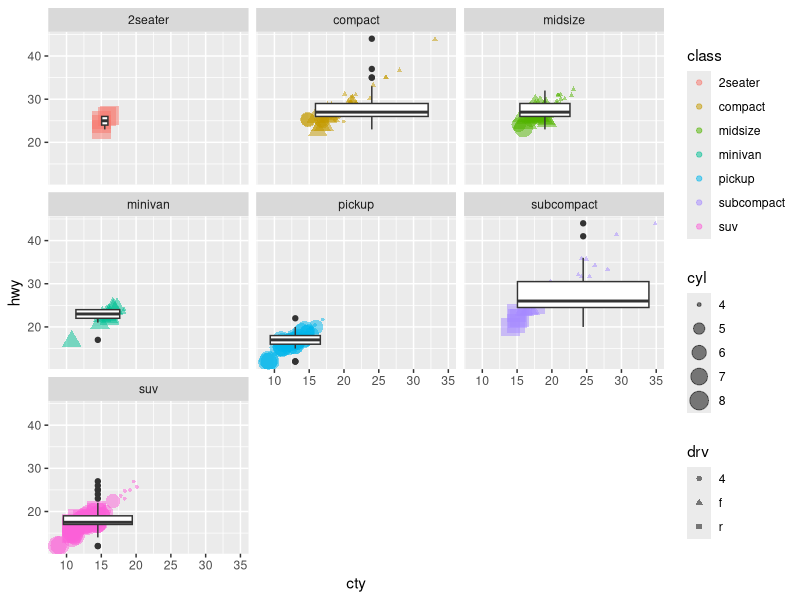

This figure's R source:
#### Review ####
library(ggplot2)
?mpg
head(mpg)
str(mpg)
summary(mpg)
p <- ggplot(mpg, aes(x = cty, y = hwy))
p <- p + geom_point(aes(colour = class, size = cyl, shape = drv), alpha = 0.5, position = "jitter")
p <- p + geom_boxplot()
p <- p + facet_grid(drv ~ cyl)
p <- p + facet_wrap(~ class)
print(p)
reorder(mpg$class, mpg$hwy, FUN = median)